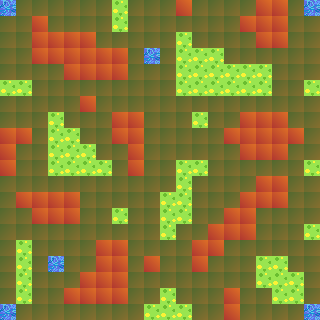

Below is a game level as drawn by its tile map, then a one-line description and the .tmx file that defines it, in full:
An orthogonal 20x20 tile map with 16x16 px tiles, 1 tile layer (Tile Layer 1).

<map version="1.2" tiledversion="1.2.5" orientation="orthogonal" renderorder="right-up" width="20" height="20" tilewidth="16" tileheight="16" infinite="0" nextlayerid="2" nextobjectid="1">
 <tileset firstgid="1" source="mapTileSet.tsx" />
 <layer id="1" name="Tile Layer 1" width="20" height="20">
  <data encoding="csv">
4,1,1,1,1,1,1,2,1,1,1,3,1,1,1,1,3,3,1,4,
1,1,3,1,1,1,1,2,1,1,1,1,1,1,1,3,3,3,1,1,
1,1,3,3,3,3,1,1,1,1,1,2,1,1,1,1,3,3,1,1,
1,1,3,3,3,3,3,3,1,4,1,2,2,2,1,1,1,1,1,1,
1,1,1,1,3,3,3,3,1,1,1,2,2,2,2,2,2,1,1,1,
2,2,1,1,1,1,1,1,1,1,1,2,2,2,2,2,2,1,1,2,
1,1,1,1,1,3,1,1,1,1,1,1,1,1,1,1,1,1,1,1,
1,1,1,2,1,1,1,3,3,1,1,1,2,1,1,3,3,3,1,1,
3,3,1,2,2,1,1,3,3,1,1,1,1,1,3,3,3,3,3,1,
3,1,1,2,2,2,1,1,3,1,1,1,1,1,1,3,3,3,1,1,
3,1,1,2,2,2,2,1,3,1,1,2,2,1,1,1,1,1,1,2,
1,1,1,1,1,1,1,1,1,1,1,2,1,1,1,1,3,3,1,1,
1,3,3,3,3,1,1,1,1,1,2,2,1,1,1,3,3,3,1,1,
1,1,3,3,3,1,1,2,1,1,2,2,1,1,3,3,1,1,1,1,
1,1,1,1,1,1,1,1,1,1,2,1,1,3,3,3,1,1,1,2,
1,2,1,1,1,1,3,3,1,1,1,1,3,3,1,1,1,1,1,1,
1,2,1,4,1,1,3,3,1,3,1,1,3,1,1,1,2,2,1,1,
1,2,1,1,1,3,3,3,1,1,1,1,1,1,1,1,2,2,2,1,
1,2,1,1,3,3,3,3,1,1,2,1,1,1,3,1,1,2,2,1,
4,1,1,1,1,1,1,1,1,2,2,2,1,1,3,1,1,1,1,4
</data>
 </layer>
</map>